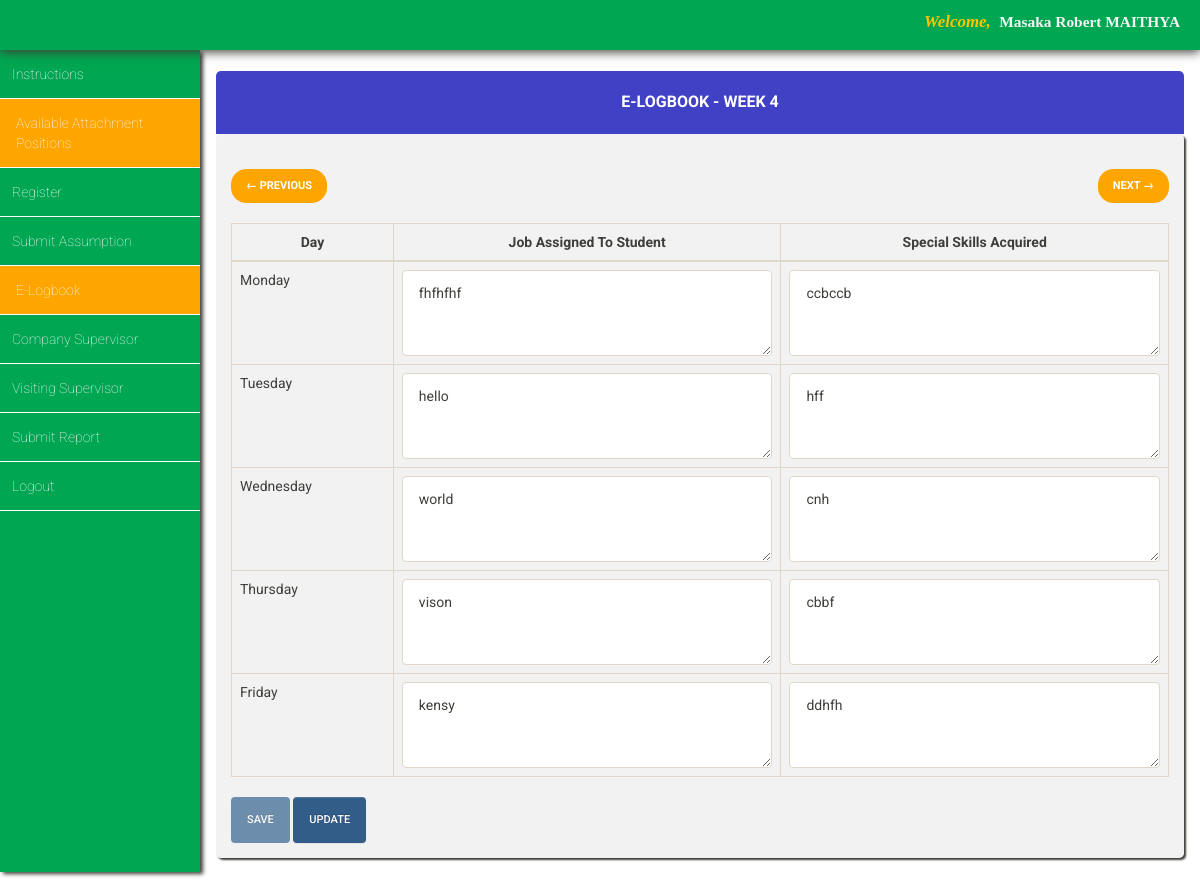
The page /iasms/e-logbook/elogbook_week4.php (signed in) on the database its author committed.
### tables this page shows
CREATE TABLE `week4_table` (
  `id` int(11) NOT NULL,
  `username` varchar(100) NOT NULL,
  `index_number` varchar(100) NOT NULL,
  `monday_job_assigned` longtext NOT NULL,
  `date` timestamp NOT NULL DEFAULT current_timestamp(),
  `monday_special_skill_acquired` mediumtext NOT NULL,
  `tuesday_job_assigned` mediumtext NOT NULL,
  `tuesday_special_skill_acquired` mediumtext NOT NULL,
  `wednesday_job_assigned` mediumtext NOT NULL,
  `wednesday_special_skill_acquired` mediumtext NOT NULL,
  `thursday_job_assigned` mediumtext NOT NULL,
  `thursday_special_skill_acquired` mediumtext NOT NULL,
  `friday_job_assigned` mediumtext NOT NULL,
  `friday_special_skill_acquired` mediumtext NOT NULL
);

### iasms/e-logbook/elogbook_week4.php (the view, shortened to what this page needs)
<?php
include '../database_connection/database_connection.php';
$student_fname = $_COOKIE["student_first_name"] ?? '';
$student_lname = $_COOKIE["student_last_name"] ?? '';
$student_full_name = htmlspecialchars($student_fname . " " . $student_lname);
$student_index_number = $_COOKIE["student_index_number"] ?? '';
$monday_job_assigned_holder = '';
$monday_skill_acquired_holder = '';
$tuesday_job_assigned_holder = '';
$tuesday_skill_acquired_holder = '';
$wednesday_job_assigned_holder = '';
$wednesday_skill_acquired_holder = '';
$thursday_job_assigned_holder = '';
$thursday_skill_acquired_holder = '';
$friday_job_assigned_holder = '';
$friday_skill_acquired_holder = '';
$stmt = $conn->prepare("SELECT * FROM week4_table WHERE index_number = ?");
$stmt->bind_param("s", $student_index_number);
$stmt->execute();
$result = $stmt->get_result();
$is_existing_data = ($result->num_rows === 1);
$btn_update_status = $is_existing_data ? '' : 'disabled';
$btn_save_status = $is_existing_data ? 'disabled' : '';
if ($is_existing_data) {
    $data = $result->fetch_assoc();
    $monday_job_assigned_holder = htmlspecialchars($data["monday_job_assigned"]);
    $monday_skill_acquired_holder = htmlspecialchars($data["monday_special_skill_acquired"]);
    $tuesday_job_assigned_holder = htmlspecialchars($data["tuesday_job_assigned"]);
    $tuesday_skill_acquired_holder = htmlspecialchars($data["tuesday_special_skill_acquired"]);
    $wednesday_job_assigned_holder = htmlspecialchars($data["wednesday_job_assigned"]);
    $wednesday_skill_acquired_holder = htmlspecialchars($data["wednesday_special_skill_acquired"]);
    $thursday_job_assigned_holder = htmlspecialchars($data["thursday_job_assigned"]);
    $thursday_skill_acquired_holder = htmlspecialchars($data["thursday_special_skill_acquired"]);
    $friday_job_assigned_holder = htmlspecialchars($data["friday_job_assigned"]);
    $friday_skill_acquired_holder = htmlspecialchars($data["friday_special_skill_acquired"]);
}
?>
<!DOCTYPE html>
<html lang="en">
<head>
  <link rel="stylesheet" href="../css/bootstrap-theme.min.css" />
  <link rel="stylesheet" href="../css/bootstrap.min.css" />
  <link rel="stylesheet" href="../css/bootstrap-select.css" />
  <link rel="stylesheet" href="../css/main_page_style.css" />
  <link rel="stylesheet" href="elogbook.css" />
</head>
<body>
  <div id="top-navigation">
    <div id="student_name"><span style="color:rgb(255, 198, 0);font-size:1.1em"><em>Welcome,</em>  </span><span
        style="font-family:serif"><?php echo $student_full_name; ?></span></div>
  </div>
  <div id="left_side_bar">
    <ul id="menu_list">
      <a class="menu_items_link" href="../instructions_page/instructions_page.php">
        <li class="menu_items_list">Instructions</li>
      </a>
      <a class="menu_items_link" href="../view_position.php">
        <li class="menu_items_list" style="background-color:orange;padding-left:16px">Available Attachment Positions
        </li>
      </a>
      <a class="menu_items_link" href="../Register_page/Register_page.php">
        <li class="menu_items_list">Register</li>
      </a>
      <a class="menu_items_link" href="../student_assumption/student_assumption.php">
        <li class="menu_items_list">Submit Assumption</li>
      </a>
      <a class="menu_items_link" href="elogbook.php">
        <li class="menu_items_list" style="background-color:orange;padding-left:16px">E-Logbook</li>
      </a>
      <a class="menu_items_link" href="../company_supervisor/company_supervisor_login.php">
        <li class="menu_items_list">Company Supervisor</li>
      </a>
      <a class="menu_items_link" href="../visiting_supervisor/visiting_supervisor_login.php">
        <li class="menu_items_list">Visiting Supervisor</li>
      </a>
      <a class="menu_items_link" href="../submit_report/submit_report.php">
        <li class="menu_items_list">Submit Report</li>
      </a>
      <a class="menu_items_link" href="../index.php">
        <li class="menu_items_list">Logout</li>
      </a>
    </ul>
  </div>
  <div id="main_content">
    <div class="container-fluid">
      <div class="panel">
        <div class="panel-heading phead">
          <h2 class="panel-title ptitle">E-LogBook - Week 4</h2>
        </div>
        <div class="panel-body pbody">
          <div id="navigation_holder">
            <ul class="pager">
              <li class="previous"><a href="elogbook_week3.php">← Previous</a></li>
              <li class="next"><a href="elogbook_week5.php">Next →</a></li>
            </ul>
          </div>
          <form method="post" action="">
            <table class="table table-bordered">
              <thead>
                <tr>
                  <th style='text-align:center'>Day</th>
                  <th style='text-align:center'>Job Assigned To Student</th>
                  <th style='text-align:center'>Special Skills Acquired</th>
                </tr>
              </thead>
              <tbody>
                <tr>
                  <td>Monday</td>
                  <td><textarea rows="3" name="job_assigned_1"
                      class="form-control"><?php echo $monday_job_assigned_holder; ?></textarea></td>
                  <td><textarea rows="3" name="skill_acquired_1"
                      class="form-control"><?php echo $monday_skill_acquired_holder; ?></textarea></td>
                </tr>
                <tr>
                  <td>Tuesday</td>
                  <td><textarea rows="3" name="job_assigned_2"
                      class="form-control"><?php echo $tuesday_job_assigned_holder; ?></textarea></td>
                  <td><textarea rows="3" name="skill_acquired_2"
                      class="form-control"><?php echo $tuesday_skill_acquired_holder; ?></textarea></td>
                </tr>
                <tr>
                  <td>Wednesday</td>
                  <td><textarea rows="3" name="job_assigned_3"
                      class="form-control"><?php echo $wednesday_job_assigned_holder; ?></textarea></td>
                  <td><textarea rows="3" name="skill_acquired_3"
                      class="form-control"><?php echo $wednesday_skill_acquired_holder; ?></textarea></td>
                </tr>
                <tr>
                  <td>Thursday</td>
                  <td><textarea rows="3" name="job_assigned_4"
                      class="form-control"><?php echo $thursday_job_assigned_holder; ?></textarea></td>
                  <td><textarea rows="3" name="skill_acquired_4"
                      class="form-control"><?php echo $thursday_skill_acquired_holder; ?></textarea></td>
                </tr>
                <tr>
                  <td>Friday</td>
                  <td><textarea rows="3" name="job_assigned_5"
                      class="form-control"><?php echo $friday_job_assigned_holder; ?></textarea></td>
                  <td><textarea rows="3" name="skill_acquired_5"
                      class="form-control"><?php echo $friday_skill_acquired_holder; ?></textarea></td>
                </tr>
              </tbody>
            </table>
            <button type="submit" class="btn btn-primary" name="btn_save" <?php echo $btn_save_status; ?>>
              Save
            </button>
            <button type="submit" class="btn btn-primary" name="btn_update" <?php echo $btn_update_status; ?>>
              Update
            </button>
          </form>
        </div>
      </div>
    </div>
  </div>
</body>
</html>

### iasms/css/main_page_style.css (style rules this page uses)
* { margin: 0; padding: 0; }
#top-navigation { position: fixed; width: 100%; height: 50px; background-color: #00a651; box-shadow: 0 2px 10px; z-index: 4; }
#top-navigation #student_name { color: whitesmoke; float: right; margin-right: 20px; font-size: 1.1em; font-weight: bold; margin-top: 10px; font-family: serif; }
#left_side_bar { height: 92vh; float: left; margin-top: 50px; overflow: auto; background-color: #00a651; position: fixed; box-shadow: 3px 2px 4px; width: 200px; z-index: 2; }
#left_side_bar #menu_list a { text-decoration: none; color: white; font-size: 1em; }
#left_side_bar #menu_list li { text-decoration-style: none; padding: 14px 10px 14px 12px; border-bottom: 1px solid white; font-weight: lighter; }
#main_content { background-color: white; margin-top: 50px; float: right; padding-left: 200px; width: 100%; height: 92vh; overflow-y: auto; overflow-x: auto; }
@media only screen and (min-width: 320px) { #left_side_bar { width: 160px; } }
@media only screen and (min-width: 320px) { #left_side_bar #menu_list a { font-size: .8em; } }
@media only screen and (min-width: 320px) { #left_side_bar #menu_list li { padding: 14px 10px 14px 8px; } }
@media only screen and (min-width: 320px) { #main_content { padding-left: 160px; } }
@media only screen and (min-width: 480px) { #left_side_bar { width: 160px; } }
@media only screen and (min-width: 480px) { #left_side_bar #menu_list a { font-size: .8em; } }
@media only screen and (min-width: 480px) { #left_side_bar #menu_list li { padding: 14px 10px 14px 8px; } }
@media only screen and (min-width: 480px) { #main_content { padding-left: 160px; } }
@media only screen and (min-width: 992px) { #left_side_bar { width: 200px; } }
@media only screen and (min-width: 992px) { #left_side_bar #menu_list a { font-size: 1em; } }
@media only screen and (min-width: 992px) { #left_side_bar #menu_list li { padding: 14px 10px 14px 12px; } }
@media only screen and (min-width: 992px) { #main_content { padding-left: 200px; } }
@media only screen and (min-width: 1200px) { #left_side_bar { width: 200px; } }
@media only screen and (min-width: 1200px) { #left_side_bar #menu_list a { font-size: 1em; } }
@media only screen and (min-width: 1200px) { #left_side_bar #menu_list li { padding: 14px 10px 14px 12px; } }
@media only screen and (min-width: 1200px) { #main_content { padding-left: 200px; } }

### iasms/e-logbook/elogbook.css (style rules this page uses)
.pbody { background-color: rgba(232, 232, 232, 0.56); border-radius: 5px; box-shadow: 2px 2px 2px; }
.pager li > a { color: white; border-color: orange; font-weight: bold; }
.pager li > a, .pager li > span { background-color: orange; }
.phead { padding: 20px; margin-top: 20px; width: 100%; text-align: center; font-weight: bold; background-color: rgba(27, 27, 187, 0.83); border-top-left-radius: 5px; border-top-right-radius: 5px; color: white; }
.ptitle { font-size: 16px !important; font-weight: bold !important; }

### rows shown on the page
week4_table: job_assigned_1 "fhfhfhf", skill_acquired_1 "ccbccb", job_assigned_2 "hello", skill_acquired_2 "hff", job_assigned_3 "world", skill_acquired_3 "cnh", job_assigned_4 "vison", skill_acquired_4 "cbbf", job_assigned_5 "kensy", skill_acquired_5 "ddhfh"

### other values the page prints
$student_full_name "Masaka Robert MAITHYA"
